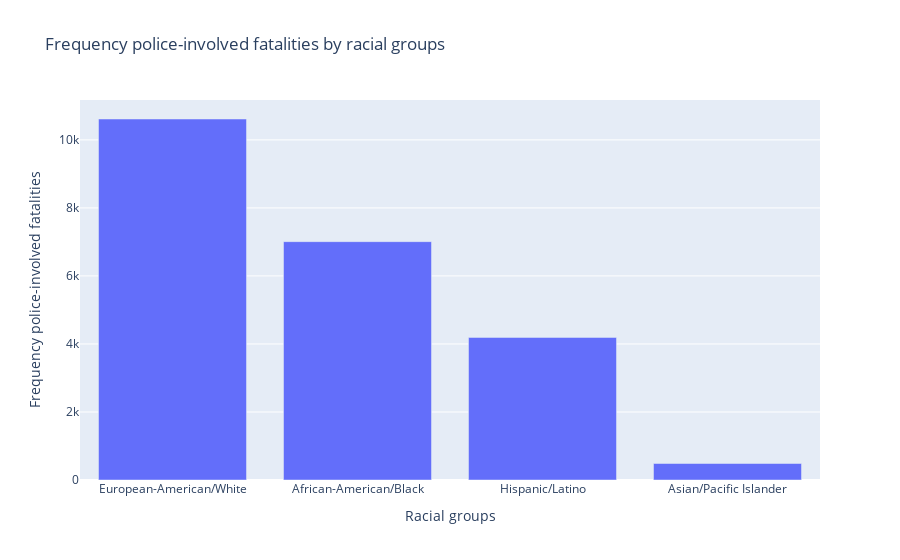

Notebook source saved alongside this figure:
### Markdown cell above
Argument 3: <br>
Racial bias contributes to socioeconomic inequality. This can be seen through data about fatal police encounters. The data shows unequal treatment of different races in society. Minorities often face negative treatment, giving them less opportunities to progress further in society. 
A bar chart with the frequency of police-involved fatalities by racial groups shows that European-American/white people are the biggest group involved with police-involved fatalities. However as we demonstrated in our first argument, proportion was also not taken into account here. This reveals that percentage-wise African-Americans still are the biggest group involved with police-involved fatalities.

### Code cell
dg = pd.read_csv('fatal.csv', delimiter=',')

trace = go.Bar(
    x=dg['race'],
    y=dg['freq']
)

# Create a layout object that contains the specifications for the X and Y axes, and the legend
layout = go.Layout(
    title = 'Frequency police-involved fatalities by racial groups',
    xaxis=go.layout.XAxis(
        type='category', # the type for the x axis is categorical
        title = 'Racial groups'
    ),
    yaxis=go.layout.YAxis(
        title = 'Frequency police-involved fatalities'
    )
)

fig = go.Figure(data=trace, layout=layout)
print("Figure 3:")
fig.show()

### Figure 1 — Plotly figure (JSON) as saved in the notebook; plotly's stock layout.template omitted (floating-point values rounded to 4 significant figures)
{"data": [{"type": "bar", "x": ["European-American/White", "African-American/Black", "Hispanic/Latino", "Asian/Pacific Islander"], "y": [10614, 7008, 4192, 485]}], "layout": {"title": {"text": "Frequency police-involved fatalities by racial groups"}, "xaxis": {"title": {"text": "Racial groups"}, "type": "category"}, "yaxis": {"title": {"text": "Frequency police-involved fatalities"}}}}
